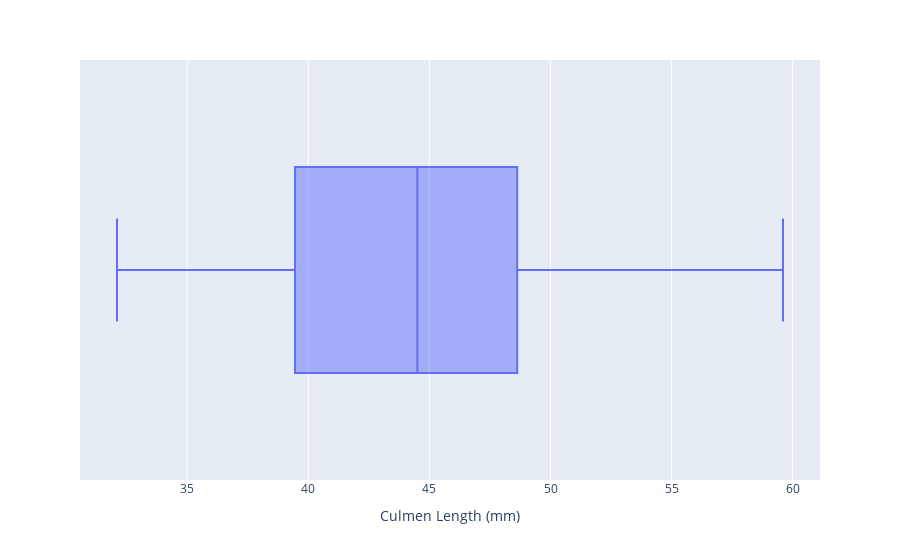

Here is the notebook cell this chart was saved with:
### Code cell
px.box(df,x='Culmen Length (mm)')

### Figure 1 — Plotly figure (JSON) as saved in the notebook; plotly's stock layout.template omitted (floating-point values rounded to 4 significant figures; data arrays with more than 128 entries replaced by an {"elided": "..."} marker saying what was removed)
{"data": [{"alignmentgroup": "True", "hovertemplate": "Culmen Length (mm)=%{x}<extra></extra>", "legendgroup": "", "marker": {"color": "#636efa"}, "name": "", "notched": false, "offsetgroup": "", "orientation": "h", "showlegend": false, "type": "box", "x": {"elided": "333 float values"}, "x0": " ", "xaxis": "x", "y0": " ", "yaxis": "y"}], "layout": {"boxmode": "group", "legend": {"tracegroupgap": 0}, "margin": {"t": 60}, "xaxis": {"anchor": "y", "domain": [0, 1], "title": {"text": "Culmen Length (mm)"}}, "yaxis": {"anchor": "x", "domain": [0, 1]}}}
